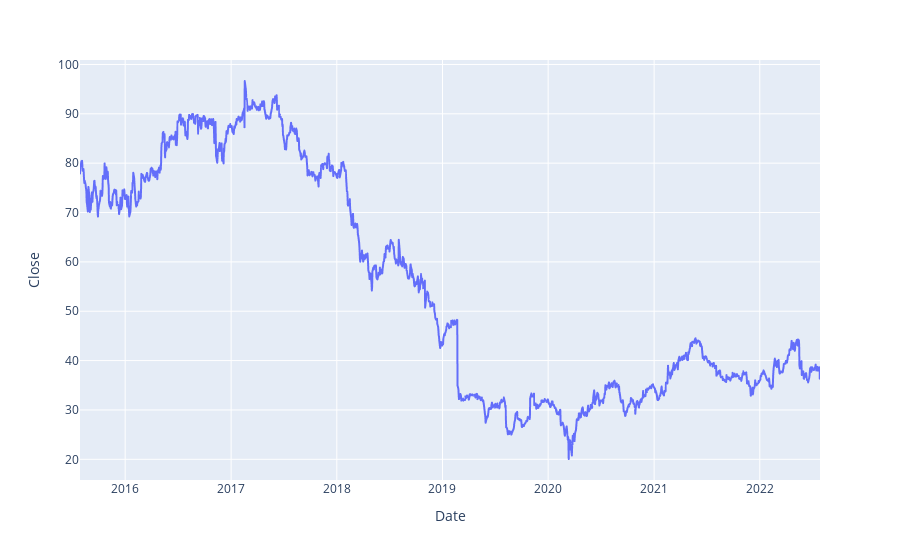

Source (notebook cell):
### Code cell
KHC_line = ply.line(data,x=data.index,y='Close')
KHC_line.show()

### Figure 1 — Plotly figure (JSON) as saved in the notebook; plotly's stock layout.template omitted (floating-point values rounded to 4 significant figures; data arrays with more than 128 entries replaced by an {"elided": "..."} marker saying what was removed)
{"data": [{"hovertemplate": "Date=%{x}<br>Close=%{y}<extra></extra>", "legendgroup": "", "line": {"color": "#636efa", "dash": "solid"}, "marker": {"symbol": "circle"}, "mode": "lines", "name": "", "showlegend": false, "type": "scattergl", "x": {"elided": "1763 str values"}, "xaxis": "x", "y": {"elided": "1763 float values"}, "yaxis": "y"}], "layout": {"legend": {"tracegroupgap": 0}, "margin": {"t": 60}, "xaxis": {"anchor": "y", "domain": [0, 1], "title": {"text": "Date"}}, "yaxis": {"anchor": "x", "domain": [0, 1], "title": {"text": "Close"}}}}
